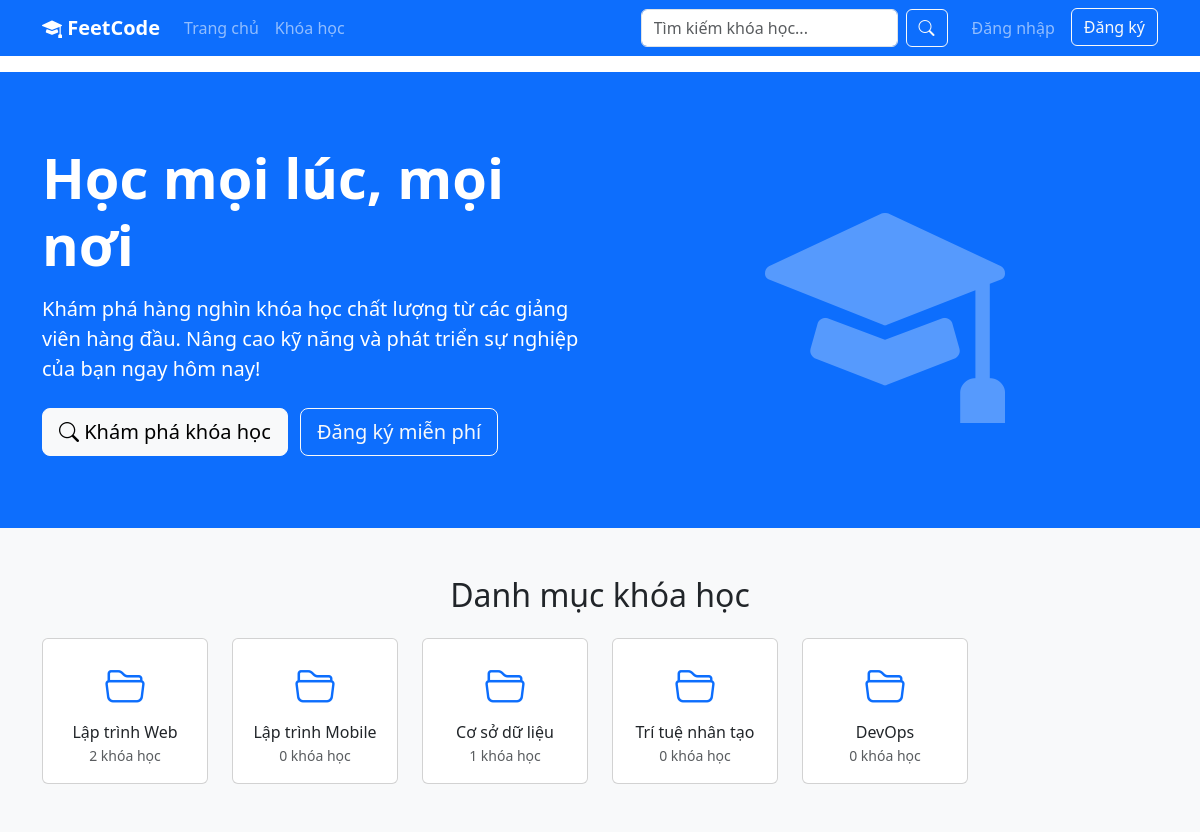
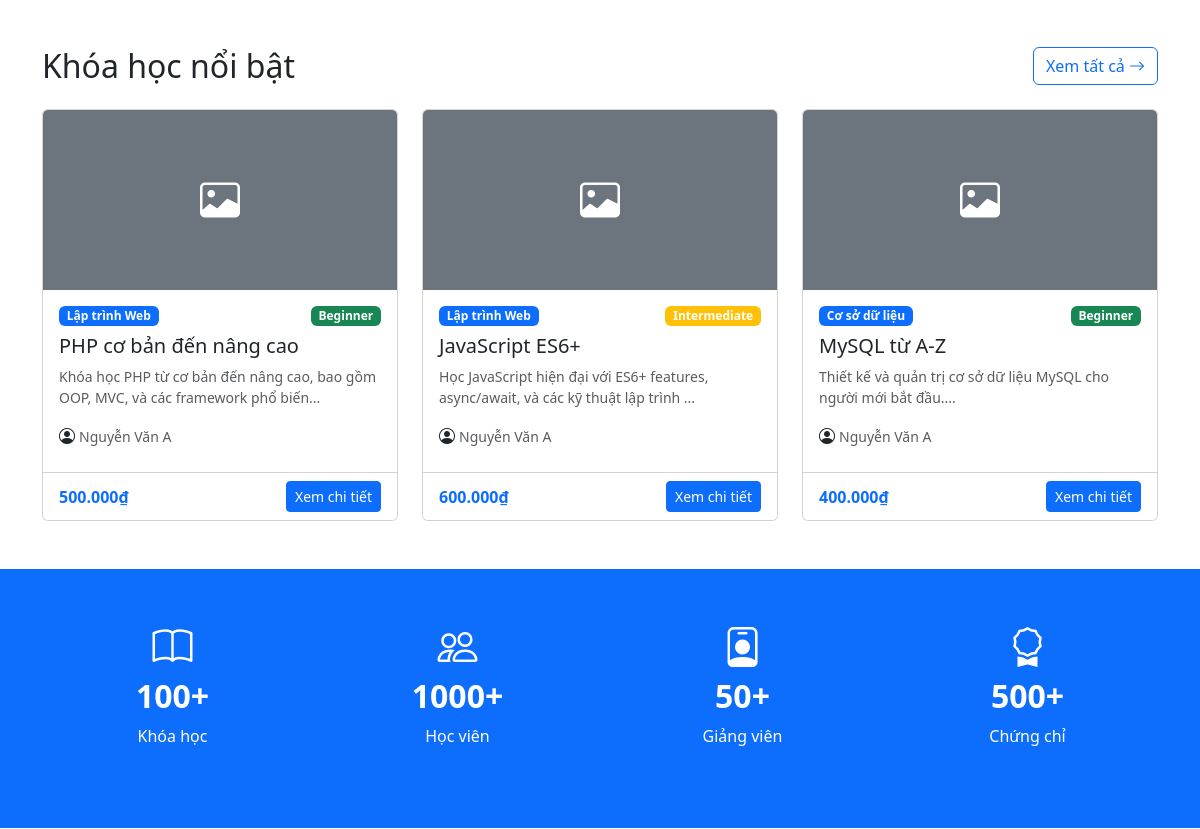
Before: / (upper part) with the older database file (2 pictures, top to bottom).
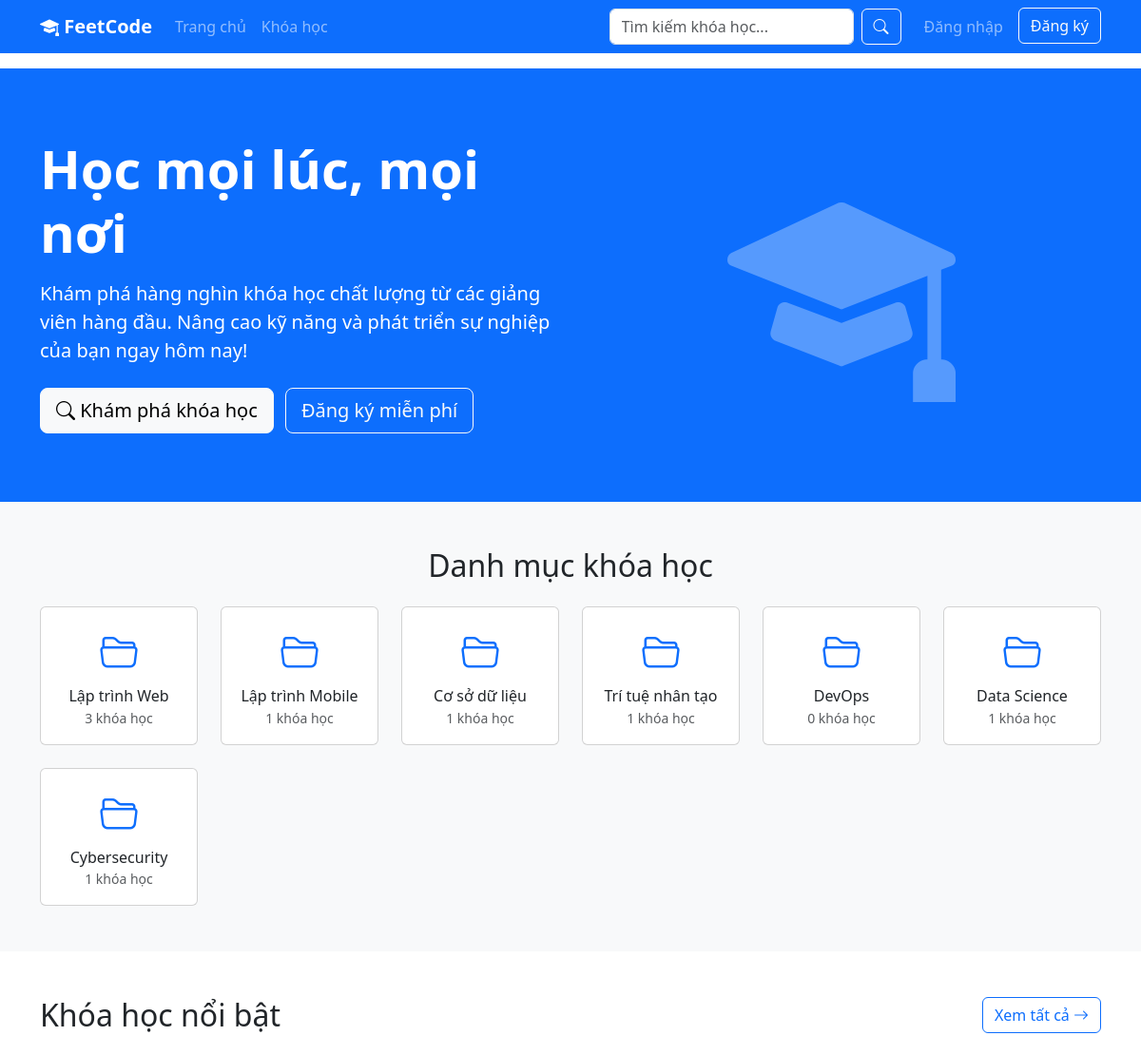
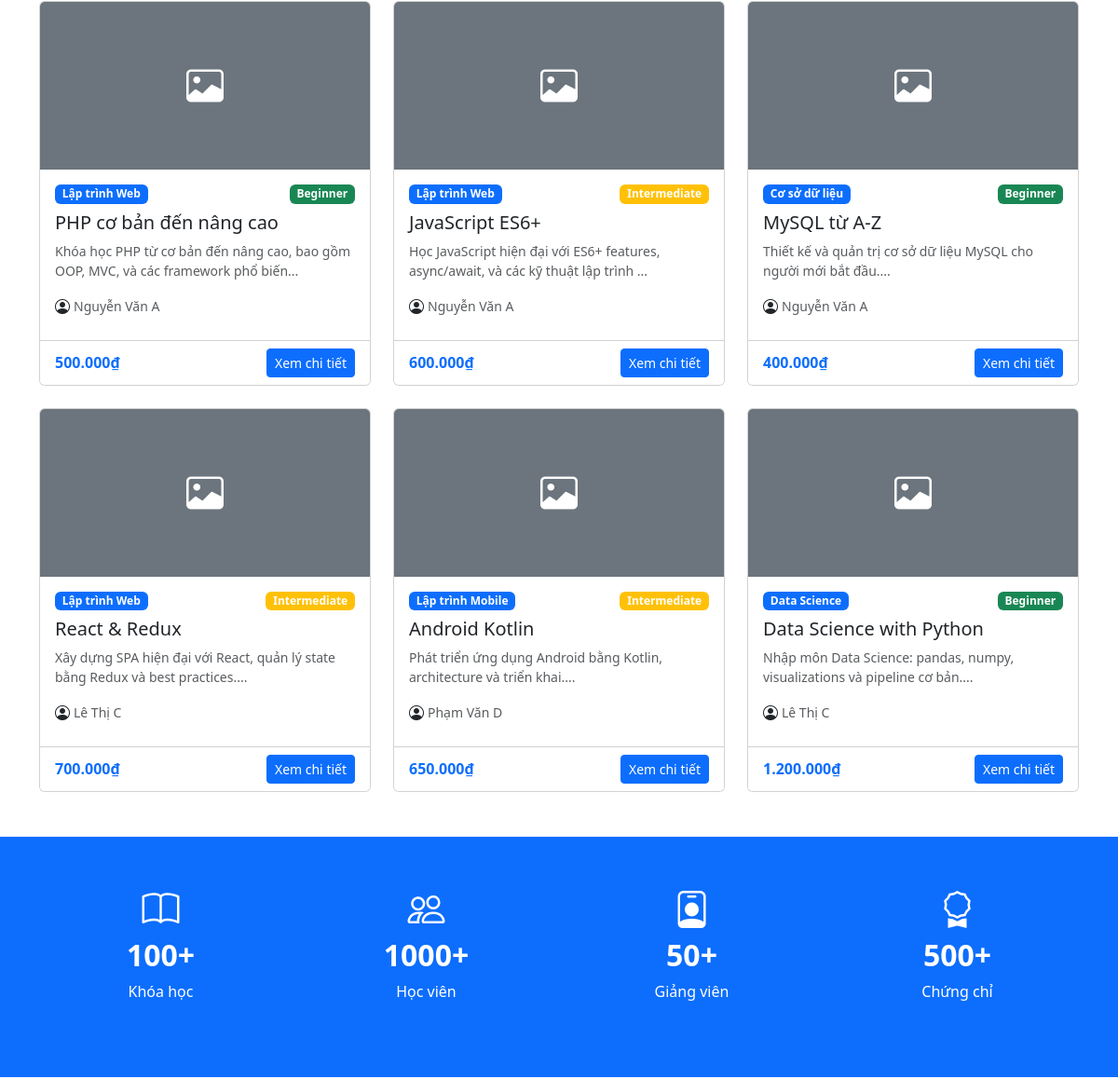
After: the same page with the newer database file (2 pictures, top to bottom).
### tables this page shows
CREATE TABLE IF NOT EXISTS categories (
    id INT PRIMARY KEY AUTO_INCREMENT,
    name VARCHAR(255) NOT NULL,
    description TEXT,
    created_at DATETIME DEFAULT CURRENT_TIMESTAMP,
    INDEX idx_name (name)
);

CREATE TABLE IF NOT EXISTS courses (
    id INT PRIMARY KEY AUTO_INCREMENT,
    title VARCHAR(255) NOT NULL,
    description TEXT,
    instructor_id INT NOT NULL,
    category_id INT NOT NULL,
    price DECIMAL(10,2) DEFAULT 0.00,
    duration_weeks INT DEFAULT 1,
    level VARCHAR(50) DEFAULT 'Beginner' COMMENT 'Beginner, Intermediate, Advanced',
    image VARCHAR(255) DEFAULT NULL,
    status VARCHAR(50) DEFAULT 'pending' COMMENT 'pending, approved, rejected',
    created_at DATETIME DEFAULT CURRENT_TIMESTAMP,
    updated_at DATETIME DEFAULT CURRENT_TIMESTAMP ON UPDATE CURRENT_TIMESTAMP,
    FOREIGN KEY (instructor_id) REFERENCES users(id) ON DELETE CASCADE,
    FOREIGN KEY (category_id) REFERENCES categories(id) ON DELETE CASCADE,
    INDEX idx_instructor (instructor_id),
    INDEX idx_category (category_id),
    INDEX idx_level (level),
    INDEX idx_status (status)
);

CREATE TABLE IF NOT EXISTS users (
    id INT PRIMARY KEY AUTO_INCREMENT,
    username VARCHAR(255) UNIQUE NOT NULL,
    email VARCHAR(255) UNIQUE NOT NULL,
    password VARCHAR(255) NOT NULL,
    fullname VARCHAR(255) NOT NULL,
    role INT NOT NULL DEFAULT 0 COMMENT '0: học viên, 1: giảng viên, 2: quản trị viên',
    status INT NOT NULL DEFAULT 1 COMMENT '0: inactive, 1: active',
    avatar VARCHAR(255) DEFAULT NULL,
    created_at DATETIME DEFAULT CURRENT_TIMESTAMP,
    INDEX idx_role (role),
    INDEX idx_status (status)
);

### views/home/index.php (the view, shortened to what the rows shown need)
<section class="bg-primary text-white py-5">
    <div class="container">
        <div class="row align-items-center">
            <div class="col-lg-6">
                <h1 class="display-4 fw-bold mb-3">Học mọi lúc, mọi nơi</h1>
                <p class="lead mb-4">Khám phá hàng nghìn khóa học chất lượng từ các giảng viên hàng đầu. Nâng cao kỹ năng và phát triển sự nghiệp của bạn ngay hôm nay!</p>
                <a href="/courses" class="btn btn-light btn-lg me-2">
                    <i class="bi bi-search"></i> Khám phá khóa học
                </a>
                <?php if (!isset($_SESSION['user_id'])): ?>
                    <a href="/auth/register" class="btn btn-outline-light btn-lg">Đăng ký miễn phí</a>
                <?php endif; ?>
            </div>
            <div class="col-lg-6 d-none d-lg-block text-center">
                <i class="bi bi-mortarboard-fill" style="font-size: 15rem; opacity: 0.3;"></i>
            </div>
        </div>
    </div>
</section>
<section class="py-5 bg-light">
    <div class="container">
        <h2 class="text-center mb-4">Danh mục khóa học</h2>
        <div class="row g-4">
            <?php foreach ($viewModel->categories as $category): ?>
                <div class="col-6 col-md-4 col-lg-2">
                    <a href="/courses?category=<?= $category->id ?>" class="text-decoration-none">
                        <div class="card h-100 text-center hover-shadow">
                            <div class="card-body">
                                <i class="bi bi-folder2-open fs-1 text-primary"></i>
                                <h6 class="card-title mt-2 mb-0"><?= htmlspecialchars($category->name) ?></h6>
                                <small class="text-muted"><?= $category->course_count ?> khóa học</small>
                            </div>
                        </div>
                    </a>
                </div>
            <?php endforeach; ?>
        </div>
    </div>
</section>
<section class="py-5">
    <div class="container">
        <div class="d-flex justify-content-between align-items-center mb-4">
            <h2 class="mb-0">Khóa học nổi bật</h2>
            <a href="/courses" class="btn btn-outline-primary">Xem tất cả <i class="bi bi-arrow-right"></i></a>
        </div>
        <?php if (empty($viewModel->featuredCourses)): ?>
            <div class="alert alert-info">Chưa có khóa học nào.</div>
        <?php else: ?>
            <div class="row g-4">
                <?php foreach ($viewModel->featuredCourses as $course): ?>
                    <div class="col-md-6 col-lg-4">
                        <div class="card h-100 hover-shadow">
                            <?php if ($course->image): ?>
                                <img src="/<?= htmlspecialchars($course->image) ?>" class="card-img-top" alt="<?= htmlspecialchars($course->title) ?>" style="height: 180px; object-fit: cover;">
                            <?php else: ?>
                                <div class="card-img-top bg-secondary d-flex align-items-center justify-content-center" style="height: 180px;">
                                    <i class="bi bi-image text-white fs-1"></i>
                                </div>
                            <?php endif; ?>
                            <div class="card-body">
                                <div class="d-flex justify-content-between align-items-start mb-2">
                                    <span class="badge bg-primary"><?= htmlspecialchars($course->category_name) ?></span>
                                    <span class="badge bg-<?= $course->level === 'Beginner' ? 'success' : ($course->level === 'Intermediate' ? 'warning' : 'danger') ?>">
                                        <?= htmlspecialchars($course->level) ?>
                                    </span>
                                </div>
                                <h5 class="card-title"><?= htmlspecialchars($course->title) ?></h5>
                                <p class="card-text text-muted small">
                                    <?= htmlspecialchars(substr($course->description, 0, 100)) ?>...
                                </p>
                                <div class="d-flex align-items-center mb-2">
                                    <i class="bi bi-person-circle me-1"></i>
                                    <small class="text-muted"><?= htmlspecialchars($course->instructor_name) ?></small>
                                </div>
                            </div>
                            <div class="card-footer bg-white d-flex justify-content-between align-items-center">
                                <div>
                                    <span class="fw-bold text-primary">
                                        <?= $course->price > 0 ? number_format($course->price, 0, ',', '.') . '₫' : 'Miễn phí' ?>
                                    </span>
                                </div>
                                <a href="/course/<?= $course->id ?>" class="btn btn-sm btn-primary">Xem chi tiết</a>
                            </div>
                        </div>
                    </div>
                <?php endforeach; ?>
            </div>
        <?php endif; ?>
    </div>
</section>
<section class="py-5 bg-primary text-white">
    <div class="container">
        <div class="row text-center">
            <div class="col-md-3 mb-3">
                <i class="bi bi-book fs-1"></i>
                <h2 class="fw-bold">100+</h2>
                <p>Khóa học</p>
            </div>
            <div class="col-md-3 mb-3">
                <i class="bi bi-people fs-1"></i>
                <h2 class="fw-bold">1000+</h2>
                <p>Học viên</p>
            </div>
            <div class="col-md-3 mb-3">
                <i class="bi bi-person-badge fs-1"></i>
                <h2 class="fw-bold">50+</h2>
                <p>Giảng viên</p>
            </div>
            <div class="col-md-3 mb-3">
                <i class="bi bi-award fs-1"></i>
                <h2 class="fw-bold">500+</h2>
                <p>Chứng chỉ</p>
            </div>
        </div>
    </div>
</section>

### lib/Router.php (shortened to what the rows shown need)
<?php
class Router {
    private $routes = [];
    private function add($method, $path, $handler): void
    {
        $regex = preg_replace('/\{id}/', '(\d+)', $path);
        $regex = preg_replace('/\{[a-zA-Z_]+}/', '([^/]+)', $regex);
        $this->routes[] = [
            'method' => $method,
            'pattern' => "#^" . $regex . "$#",
            'handler' => $handler
        ];
    }
    public function dispatch($method, $uri): void
    {
        foreach ($this->routes as $route) {
            if ($route['method'] === $method && preg_match($route['pattern'], $uri, $matches)) {
                array_shift($matches);
                [$controllerClass, $action] = $route['handler'];
                if (class_exists($controllerClass)) {
                    $controller = new $controllerClass();
                    if (method_exists($controller, $action)) {
                        $args = [];
                        $controller->$action(...$args);
                        return;
                    }
                }
            }
        }
    }
}

Changed rows visible on the page:
computed for categories "Lập trình Web": course_count "2" → "3"
computed for categories "Lập trình Mobile": course_count "0" → "1"
computed for categories "Trí tuệ nhân tạo": course_count "0" → "1"
added categories: name "Data Science", course_count "1"
added categories: name "Cybersecurity", course_count "1"
added courses: category.name "Lập trình Web", level "Intermediate", title "React & Redux", description "Xây dựng SPA hiện đại với React, quản lý state bằng Redux và best practices.", instructor.fullname "Lê Thị C", price "700.000"
added courses: category.name "Lập trình Mobile", level "Intermediate", title "Android Kotlin", description "Phát triển ứng dụng Android bằng Kotlin, architecture và triển khai.", instructor.fullname "Phạm Văn D", price "650.000"
added courses: category.name "Data Science", level "Beginner", title "Data Science with Python", description "Nhập môn Data Science: pandas, numpy, visualizations và pipeline cơ bản.", instructor.fullname "Lê Thị C", price "1.200.000"
